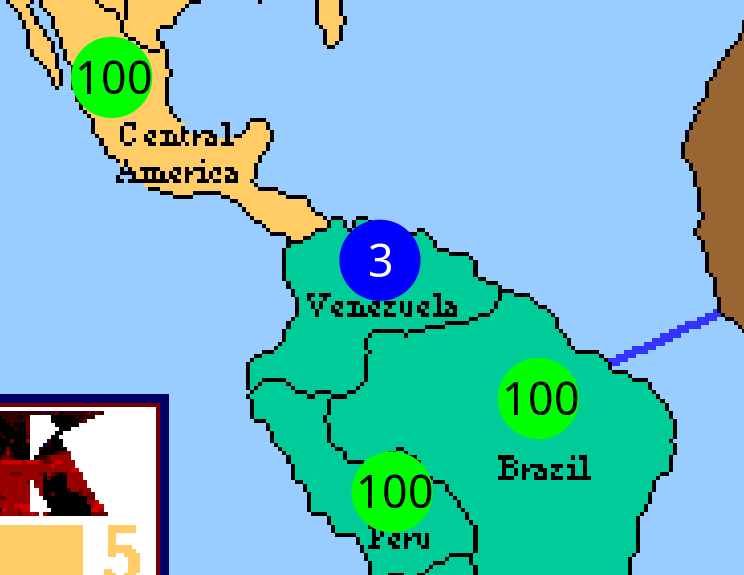
#> input picture images/top.png, 744 x 575 px
$ python -i iconifier.py   (imports and definitions only)
#> lines starting #> are read from the running program, lines starting #| are printed output that depends on the picture
#> further down, picture is the input picture: PIL image 744x575 P; mean R, G, B 116.1, 187.5, 196.3
from PIL import Image, ImageFilter, ImageOps

def map_to_gray(val, revert=False):
  if revert:
    val = 1.0 - val
  val = min(max(val, 0.0), 1.0)
  v = int(round((1.0 - val) * 255))
  return (v, v, v)

def create_icon_from_pil(pil_image, size=(32, 32), cutoff_percentile=50, use_gray=True, revert=False):
#> called with size = (32, 32), cutoff_percentile = 50, use_gray = True, revert = False
  img = pil_image.convert("L")
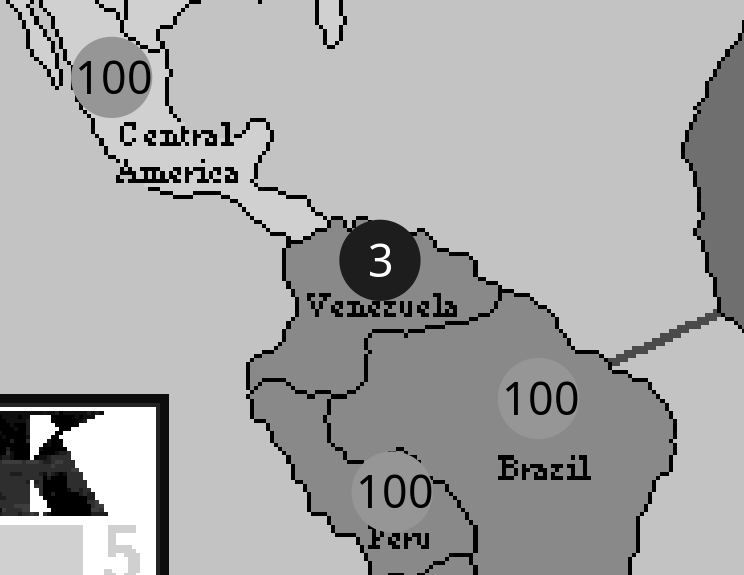
#> img: PIL image 744x575 L; min 0, max 255, mean 167.4
  img = ImageOps.autocontrast(img)

  # Step 1: Edge detection
  edge_kernel = ImageFilter.Kernel(
    size=(3, 3),
    kernel=[0, -1, 0,
           -1,  4, -1,
            0, -1, 0],
    scale=1
  )
  edge = img.filter(edge_kernel)
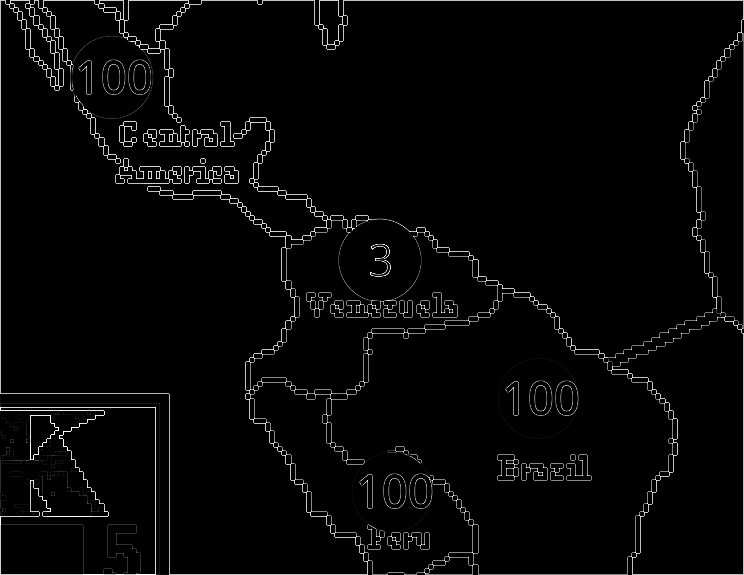
#> edge: PIL image 744x575 L; min 0, max 255, mean 6.5

  # Step 2: Max filter (5x5 spread)
  edge_spread = edge.filter(ImageFilter.MaxFilter(9))
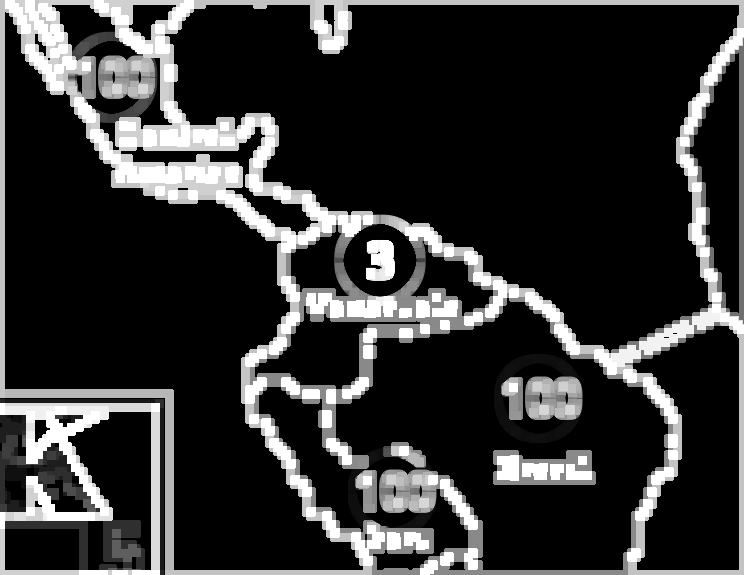
#> edge_spread: PIL image 744x575 L; min 0, max 255, mean 49.3

  # Step 3: Threshold
  flat = list(edge_spread.getdata())
#> flat = 427800 items
  sorted_vals = sorted(flat)
#> sorted_vals = 427800 items
  idx = int(len(sorted_vals) * 0.8)
#> idx = 342240
  threshold = sorted_vals[min(idx, len(sorted_vals) - 1)]
#> threshold = 137

  # Step 4: Binarize
  w, h = edge_spread.size
#> w = 744; h = 575
  binary = [[1 if edge_spread.getpixel((x, y)) > threshold else 0 for x in range(w)] for y in range(h)]
#> binary = 575 items

  # Step 5: Local blackness in 5x5 neighborhood
  def local_blackness(y, x):
#> called with y = 0, x = 0
    count = 0
    for dy in range(-2, 3):
      for dx in range(-2, 3):
        ny = y + dy
        nx = x + dx
        if 0 <= ny < h and 0 <= nx < w:
          count += binary[ny][nx]
#> after the loop, count = 9
    return count / 25.0  # normalize to 0..1

  blackness = [[local_blackness(y, x) for x in range(w)] for y in range(h)]
#> blackness = 575 items

  # Step 6: Apply cutoff percentile
  all_vals = [v for row in blackness for v in row]
#> all_vals = 427800 items
  all_vals.sort()
  cutoff_index = int(len(all_vals) * cutoff_percentile / 100)
#> cutoff_index = 213900
  cutoff = all_vals[min(cutoff_index, len(all_vals) - 1)]
#> cutoff = 0

  for y in range(h):
    for x in range(w):
      v = blackness[y][x]
      if v < cutoff:
        blackness[y][x] = 0.0
      else:
        blackness[y][x] = (v - cutoff) / (1.0 - cutoff) if (1.0 - cutoff) > 0 else 0.0

  # Step 7: Map to RGB
  out = Image.new("RGB", (w, h))
#> out: PIL image 744x575 RGB; every value is 0
  for y in range(h):
    for x in range(w):
      val = blackness[y][x]
      color = map_to_gray(val, revert=revert)
      out.putpixel((x, y), color)
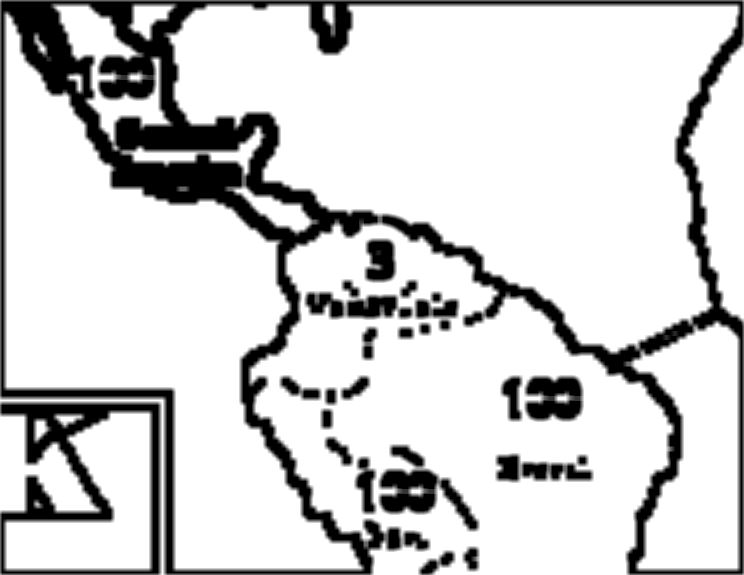
#> out: PIL image 744x575 RGB; min 0, max 255, mean 207.9

  # Step 8: Stepwise downscale
  for target in [128, 64, 32]:
    if out.size[0] > target:
      out = out.resize((target, target), Image.BILINEAR)
#> this loop made 3 passes
#> pass 1, in create_icon_from_pil, `out = out.resize((target, target), Image.BILINEAR)`:
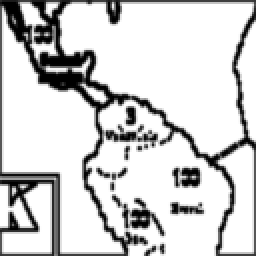
#> out: PIL image 128x128 RGB (shown 2 times larger); min 0, max 255, mean 207.8
#> pass 2, in create_icon_from_pil, `out = out.resize((target, target), Image.BILINEAR)`:
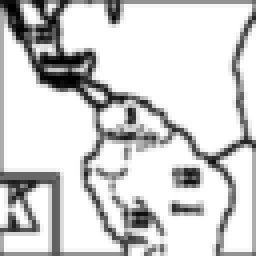
#> out: PIL image 64x64 RGB (shown 4 times larger); min 0, max 255, mean 208.3
#> pass 3, in create_icon_from_pil, `out = out.resize((target, target), Image.BILINEAR)`:
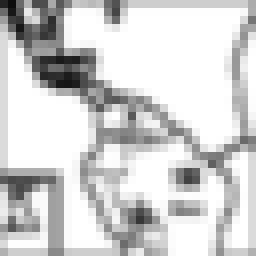
#> out: PIL image 32x32 RGB (shown 8 times larger); min 12, max 255, mean 208.8

  return out.resize(size, Image.LANCZOS)

>>> from PIL import Image
>>> picture = Image.open('images/top.png')
>>> result = create_icon_from_pil(picture)
